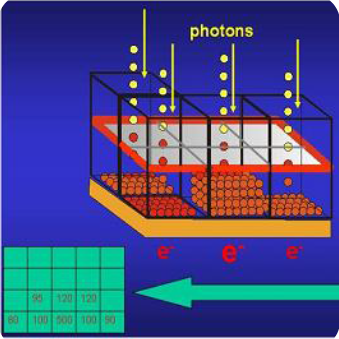
#> input picture Notebooks/1.png, 339 x 339 px, given in place of 1.jpg, which was not available
$ jupyter execute --allow-errors EL442_01_SegmentacionOpenCV.ipynb   (text cells are left out)
#> lines starting #> are read from the running program, lines starting #| are printed output that depends on the picture; after the words box and inside, x2 and y2 are one past the last pixel; in counts of white or black regions, pixels touching at a corner belong together; pictures that were not available may be replaced by others from this repository, and a replacement may not be noted
[cell 1]
from pylab import *
import cv2

[cell 2]
imagen = cv2.imread('img/1.jpg')
#> imagen is the input picture: shape (339, 339, 3); mean B, G, R 134.9, 75.6, 69.6

[cell 3]
rgb = cv2.cvtColor(imagen, cv2.COLOR_BGR2RGB)
gray = cv2.cvtColor(imagen, cv2.COLOR_BGR2GRAY)
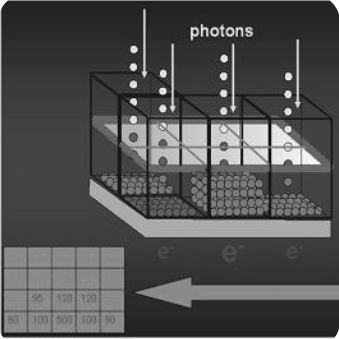
#> gray: shape (339, 339); min 2, max 255, mean 80.6

_, (ax1, ax2) = subplots(1, 2, figsize=(16, 4))
ax1.imshow(rgb)
ax2.imshow(gray, cmap="gray")
show()
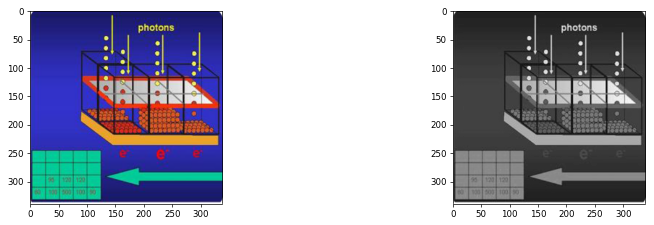
#> figure drawn by matplotlib, 2 panels

[cell 4]
gray = cv2.medianBlur(gray, 9)
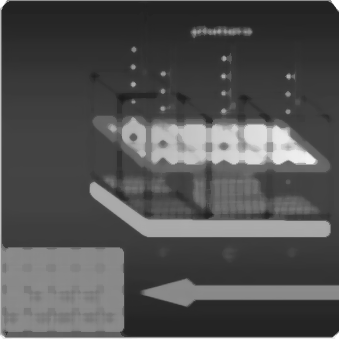
#> gray: shape (339, 339); min 27, max 255, mean 80.9

imshow(gray, cmap="gray")
show()

[cell 5]
def canny(image, sigma=0.33):

#> called with sigma = 0.33
    v = np.median(image)
#> v = 62

    lower = int(max(0, (1.0 - sigma) * v))
#> lower = 41
    upper = int(min(255, (1.0 + sigma) * v))
#> upper = 82
    edged = cv2.Canny(image, lower, upper)
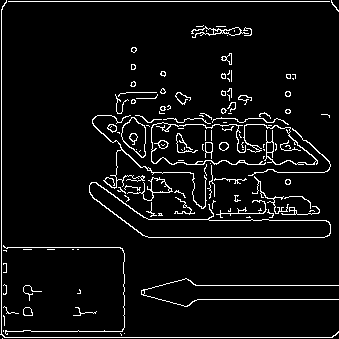
#> edged: shape (339, 339); 5.7% white in thin lines or dots

    return edged

[cell 6]
edges = canny(gray)

imshow(edges, cmap="gray")
show()

[cell 7]
#Buscar los contornos de las bolas y los dibujar en verde
contours,_ = cv2.findContours(edges, cv2.RETR_LIST, cv2.CHAIN_APPROX_SIMPLE)
#> contours = 166 contours, 131 with area under 20; largest, box (x1, y1, x2, y2) and area: (89, 182, 331, 238) 4216, (89, 182, 331, 238) 4124, (121, 117, 146, 158) 642, (121, 117, 146, 158) 610, (127, 177, 173, 201) 235
cv2.drawContours(rgb, contours, -1, (0,255,0), 2)
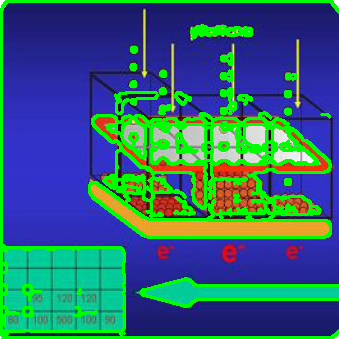
#> rgb: shape (339, 339, 3); mean R, G, B 48.6, 100.4, 116.1
imshow(rgb)
show()

[cell 8]
len(contours)
#> Out = 166

$ run again, with Notebooks/10.png copied over Notebooks/1.png
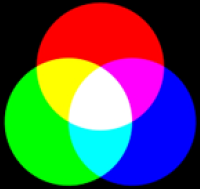
#> input picture Notebooks/10.png, 200 x 189 px, given in place of 1.jpg, which was not available
#> imagen is the input picture: shape (189, 200, 3); mean B, G, R 86.1, 86.2, 86.1
#> v = 76
#> lower = 50
#> upper = 101
#> in canny, `edged = cv2.Canny(image, lower, upper)`:
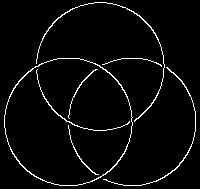
#> edged: shape (189, 200); 3.6% white in thin lines or dots
#> contours = 8 contours, 1 with area under 20; largest, box (x1, y1, x2, y2) and area: (4, 58, 133, 186) 12807, (4, 58, 133, 186) 12699, (36, 2, 165, 122) 76, (103, 67, 196, 186) 52, (36, 69, 130, 131) 30, (68, 125, 99, 175) 22, (68, 69, 98, 119) 22
#> Out = 8
#> the loop `for i in contours:` made 8 passes
#> after the loop `for i in contours:`:
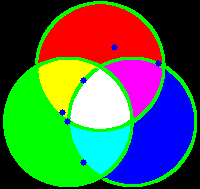
#> rgb: shape (189, 200, 3); mean R, G, B 74.3, 103.2, 75.6

$ run again, with Notebooks/11.png copied over Notebooks/1.png
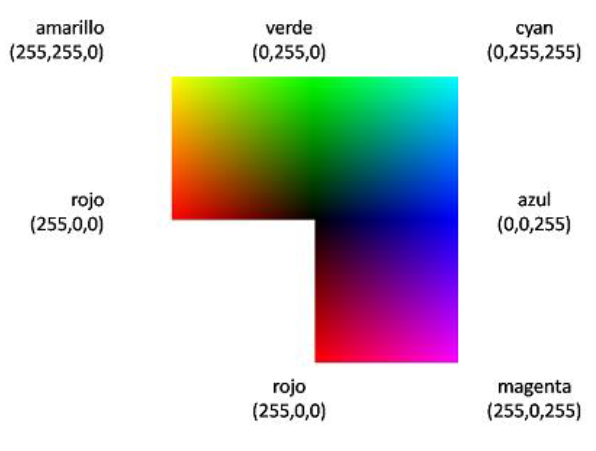
#> input picture Notebooks/11.png, 596 x 451 px, given in place of 1.jpg, which was not available
#> imagen is the input picture: shape (451, 596, 3); mean B, G, R 211.4, 211.4, 211.3
#> v = 255
#> lower = 170
#> upper = 255
#> in canny, `edged = cv2.Canny(image, lower, upper)`:
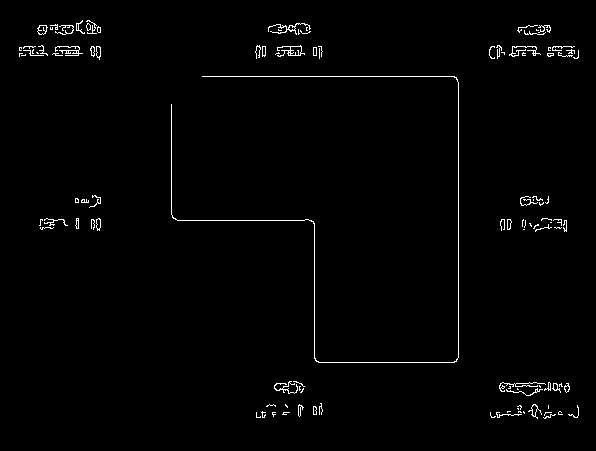
#> edged: shape (451, 596); 1.3% white in thin lines or dots, all inside (x1, y1, x2, y2) = (19, 20, 579, 419)
#> contours = 142 contours, 109 with area under 20; largest, box (x1, y1, x2, y2) and area: (277, 45, 305, 57) 116, (290, 46, 302, 56) 89, (37, 25, 48, 35) 68, (37, 25, 47, 35) 60, (528, 404, 542, 419) 51
#> Out = 142
#> the loop `for i in contours:` made 142 passes
#> after the loop `for i in contours:`:
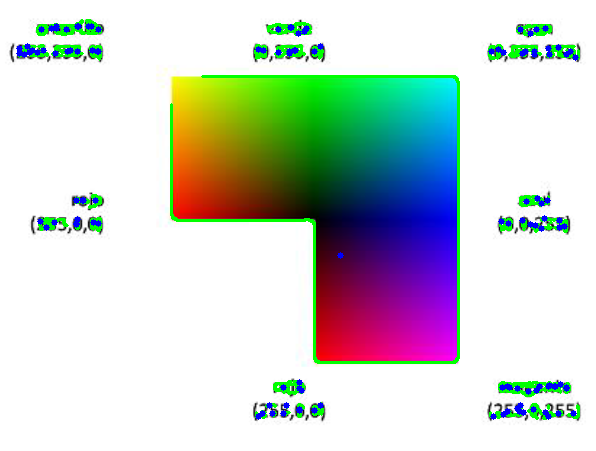
#> rgb: shape (451, 596, 3); mean R, G, B 204.4, 212.1, 207.7

$ run again, with Notebooks/12.png copied over Notebooks/1.png
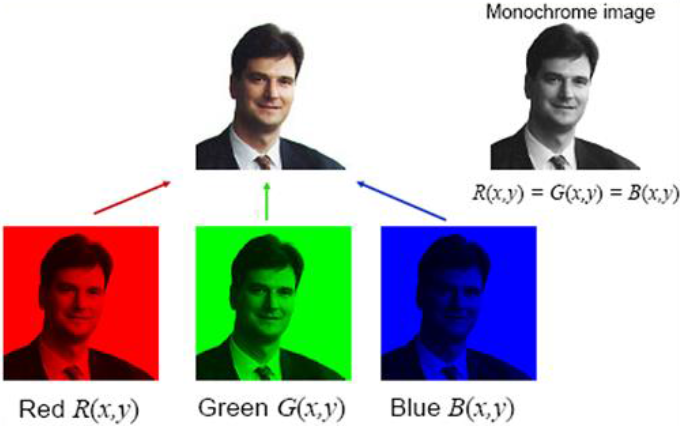
#> input picture Notebooks/12.png, 680 x 426 px, given in place of 1.jpg, which was not available
#> imagen is the input picture: shape (426, 680, 3); mean B, G, R 190, 190.3, 191.2
#> v = 255
#> lower = 170
#> upper = 255
#> in canny, `edged = cv2.Canny(image, lower, upper)`:
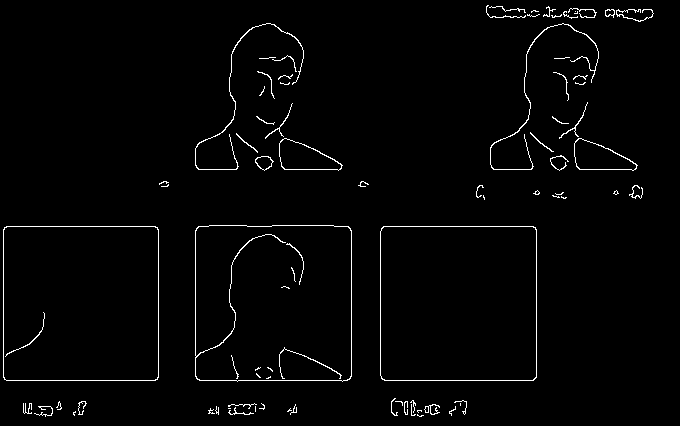
#> edged: shape (426, 680); 1.9% white in thin lines or dots
#> contours = 94 contours, 72 with area under 20; largest, box (x1, y1, x2, y2) and area: (195, 225, 352, 382) 24101, (195, 225, 352, 382) 24036, (380, 226, 537, 381) 24002, (380, 226, 537, 381) 23990, (3, 226, 159, 381) 23854
#> Out = 94
#> the loop `for i in contours:` made 94 passes
#> after the loop `for i in contours:`:
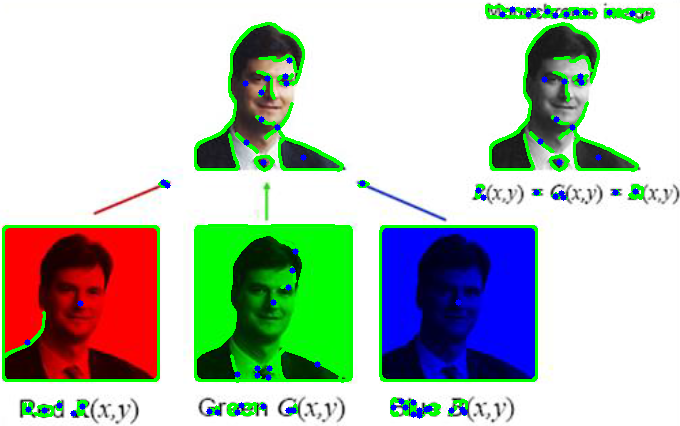
#> rgb: shape (426, 680, 3); mean R, G, B 182.8, 195, 184
